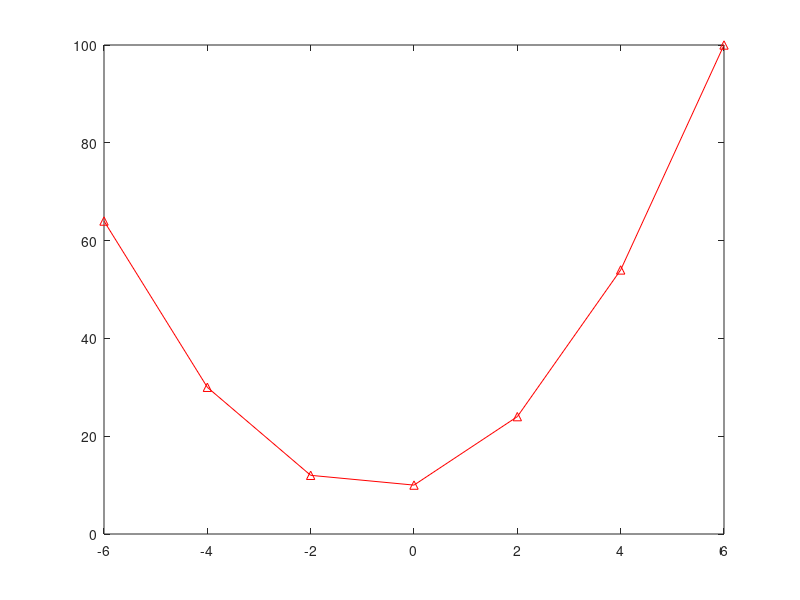

The MATLAB source for this figure: (Note: this script raises an error after producing the figure.)
%-- 01/28/2020 02:39:59 PM --%
mkdir lab0
cd lab0/
a=1
b=2
c = a+b
A = [ 1 2 ; 3 4]
A = [1 2 ; 3 4]
B=A*A
C=A.*A
diary lab0_diary.m
% Uzzīmēsim 2. kārtas polinomu
% polinoma koeficienti:
C = [2 3 10]
C = [2 3 10];
C = [2 3 10]; % ar semikolu neuzrāda ievadīto vērtību
x = -6:2:6
% x = sākuma elements:solis_beigu_elements
y = C(1)*x.^2+C(2)*x+C(3)
plot(x,y)
x2 = -6:0.01:6;
y = C(1)*x2.^2+C(2)*x2+C(3)
y2 = C(1)*x2.^2+C(2)*x2+C(3)
plot(y2,x2)
plot(x2,y2)
y = C(1)*x.^2+C(2)*x+C(3)
%% Līnijas izskata maiņa
plot(x,y)
% krāsa
plot(x,y,'g')
% marķieris
plot(x,y,'o')
% līnijas izskats
plot(x,y,'--')
% visi trīs kopā
plot(x,y,'--og')
help plot
plot(x,y,'--<w')
plot(x,y,':<w')
plot(x,y,'-gd')
plot(x,y,'-gv')
plot(x,y,'-gs')
plot(x,y,'-bs')
plot(x,y,'-ks')
plot(x,y,':ks')
plot(x,y,'-.ks')
plot(x,y,'ks')
plot(x,y,'ws')
plot(x,y,'w.')
plot(x,y,'-w.')
plot(x,y,'-c.')
plot(x,y,'-r.')
plot(x,y,'-r*')
plot(x,y,'-r^')
close all
my_plot(x2,y2)
close all
% Kā zīmēt vairākas līknes
plot(x,y,x2,y2)
% ja x ir vienāds
plot(x,[y' -y'])
plot(x,y,'o',x2,y2)
% citas grafiskās funkcijas
stem(x,y)
stairs(x,y)
bar(x,y)
%% Kā zīmēt vairākas līknes - 2 veids
plot(x2,y2)
hold on
stairs(x,y)
stem(x,y)
hold off
%% Lisažu figuras zīmēšana
% parametriskie grafiki
edit
help lisazu
lisazu
lisazu_fun(32,32)
lisazu_fun(25,32)
lisazu_fun(25,42)
lisazu_fun(15,42)
lisazu_fun(25,42)
lisazu_fun(2.,42)
lisazu_fun(20,42)
lisazu_fun(30,42)
lisazu_fun(25,25)
lisazu_fun(25,35)
lisazu_fun(25,42)
lisazu_fun_anim(25,42)
lisazu_fun_anim(12,21)
lisazu_fun_anim(1,21)
lisazu_fun_anim(35,21)
lisazu_fun_anim(35,15)
lisazu_fun_anim(25,15)
lisazu_fun_anim(15,15)
lisazu_fun_anim(15,1)
lisazu_fun_anim(150,1)
lisazu_fun_anim(10,1)
lisazu_fun_anim(10,10)
lisazu_fun_anim(20,20)
lisazu_fun_anim(22,20)
lisazu_fun_anim(22,32)
lisazu_fun_anim(9,32)
lisazu_fun_anim(7,32)
lisazu_fun_anim(12,32)
lisazu_fun_anim(7,32)
lisazu_fun_anim(7,12)
lisazu_fun_anim(45,12)
lisazu_fun_anim(45,10)
lisazu_fun_anim(45,11)
lisazu_fun_anim(45,15)
lisazu_fun_anim(45,16)
lisazu_fun_anim(45,18)
lisazu_fun_anim(45,19)
lisazu_fun_anim(45,20)
lisazu_fun_anim(42,18)
lisazu_fun_anim(43,18)
lisazu_fun_anim(33,18)
lisazu_fun_anim(35,18)
lisazu_fun_anim(35,42)
lisazu_fun_anim(38,42)
lisazu_fun_anim(31,42)
lisazu_fun_anim(30,42)
lisazu_fun_anim(85,42)
lisazu_fun_anim(85,85)
lisazu_fun_anim(99,1)
lisazu_fun_anim(99,2)
lisazu_fun_anim(99,3)
lisazu_fun_anim(99,5)
lisazu_fun_anim(99,7)
lisazu_fun_anim(99,10)
lisazu_fun_anim(5,99)
lisazu_fun_anim(1,99)
lisazu_fun_anim(9,99)
lisazu_fun_anim(9,90)
lisazu_fun_anim(15,85)
lisazu_fun_anim(15,84)
lisazu_fun_anim(15,74)
lisazu_fun_anim(15,64)
lisazu_fun_anim(25,64)
lisazu_fun_anim(25,60)
lisazu_fun_anim(25,65)
lisazu_fun_anim(25,66)
lisazu_fun_anim(15,66)
lisazu_fun_anim(22,66)
lisazu_fun_anim(24,66)
lisazu_fun_anim(25,66)
diary off